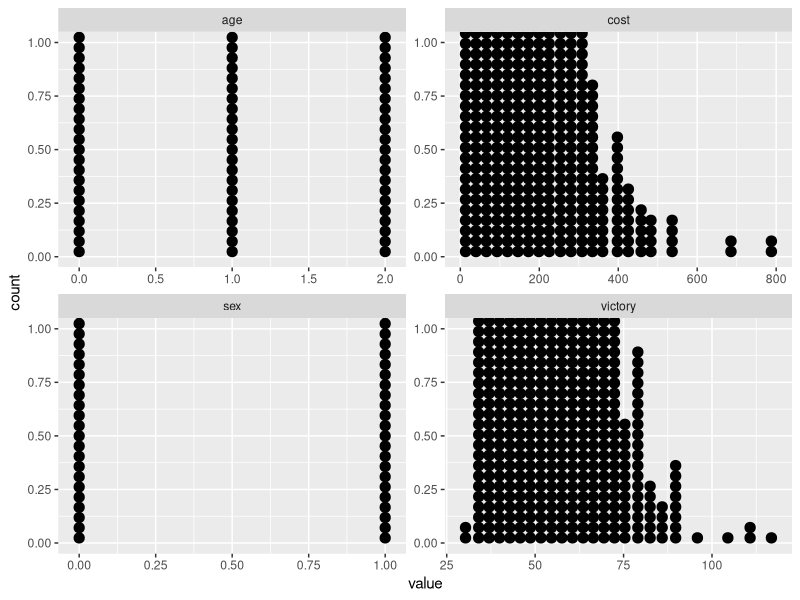
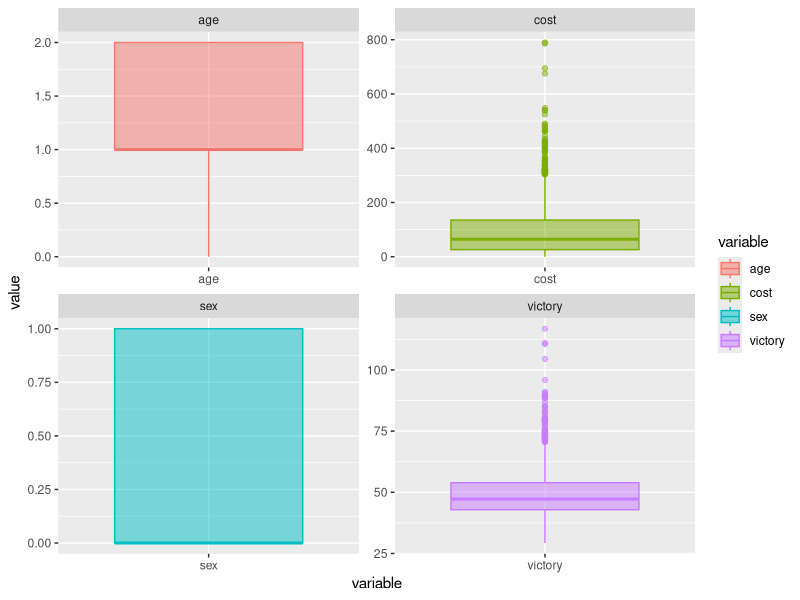
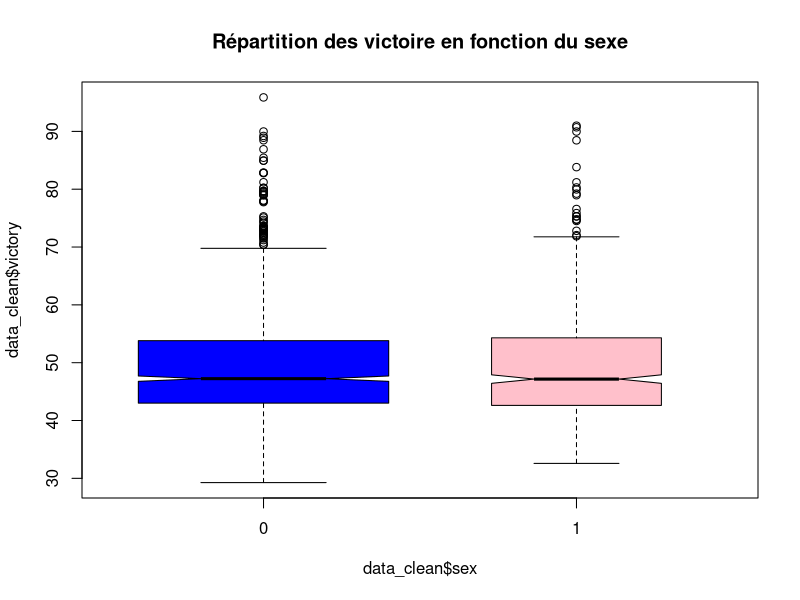
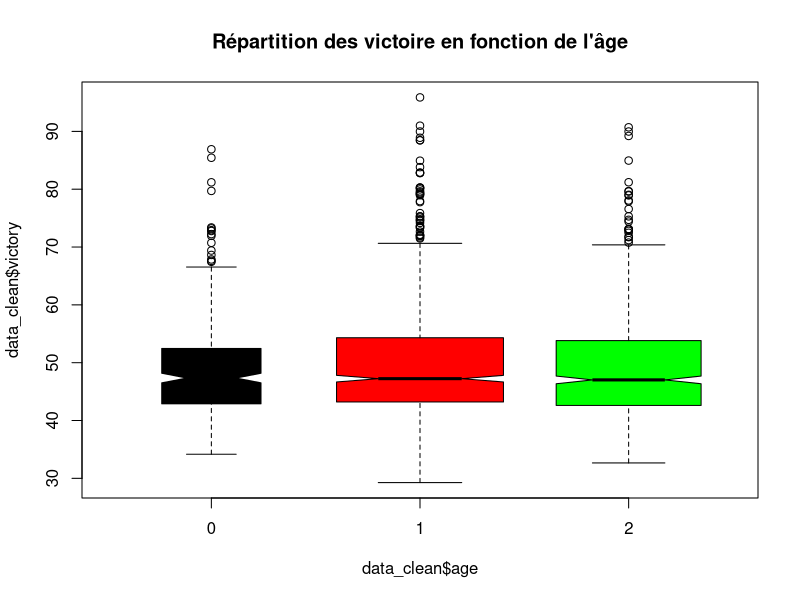
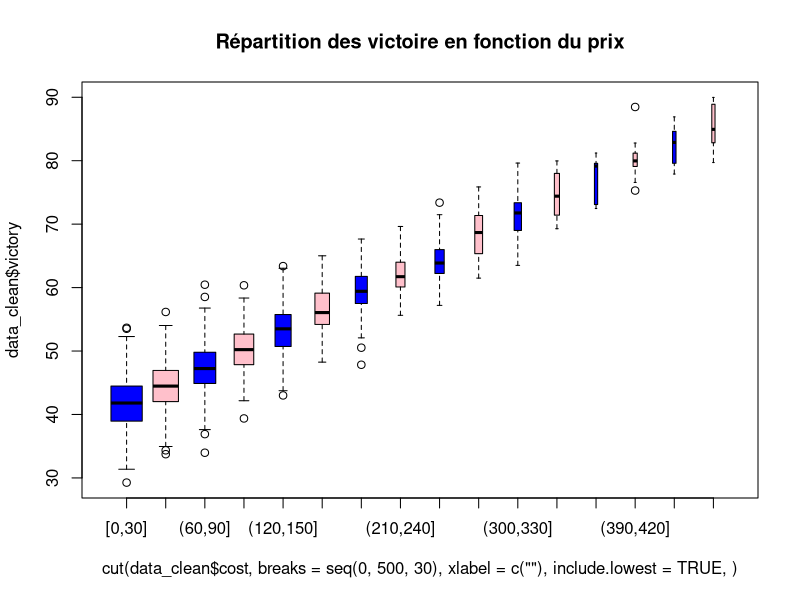
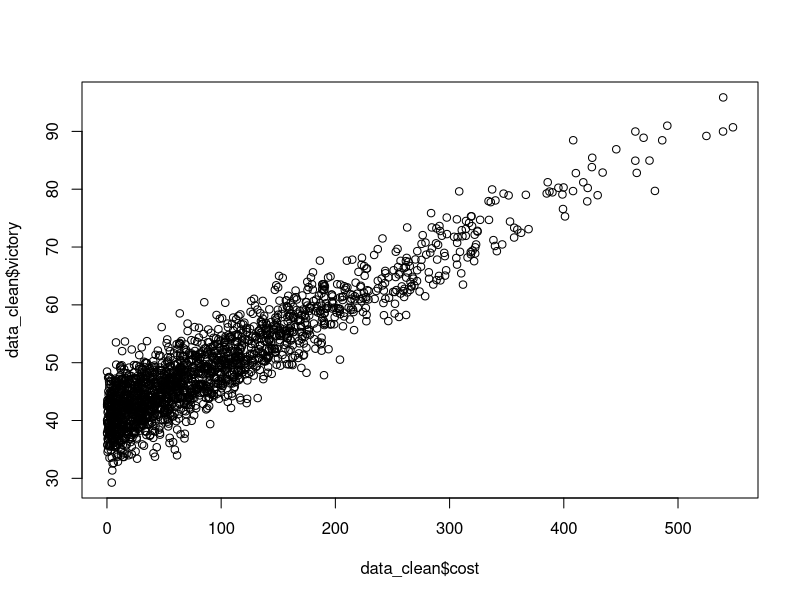
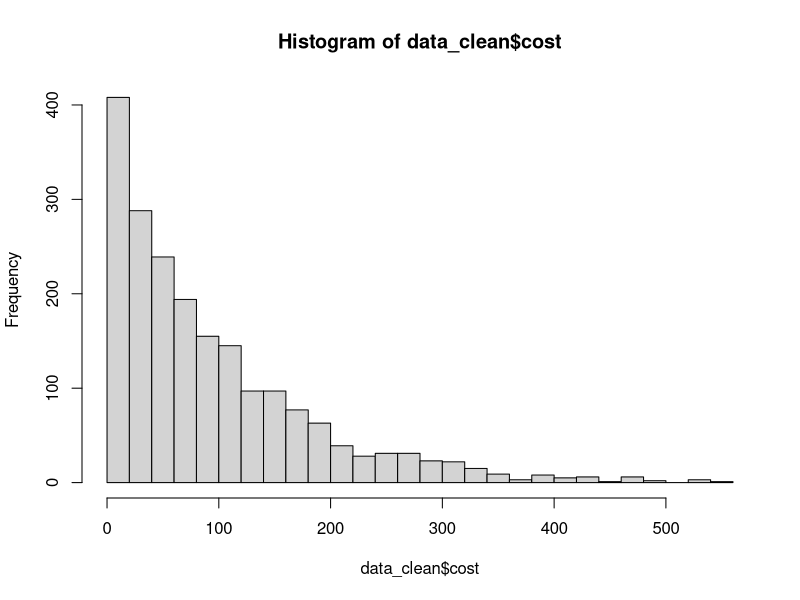
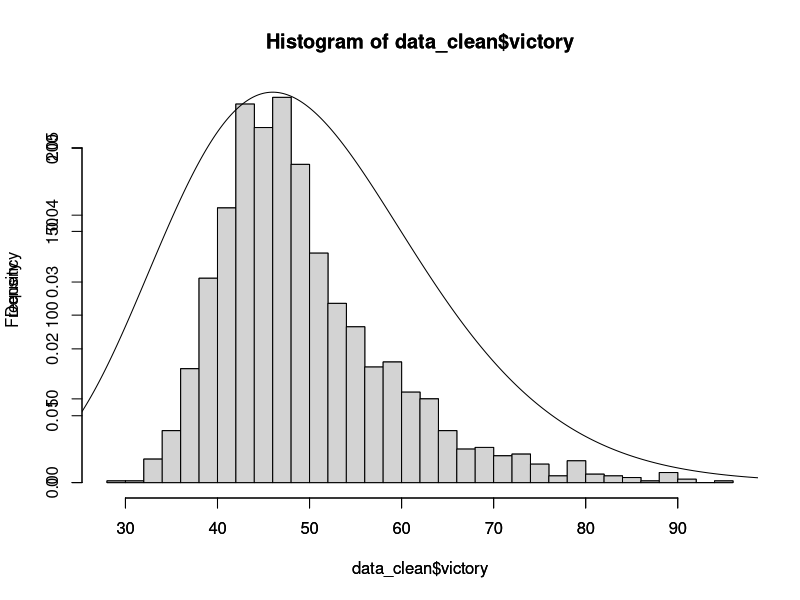

R code for these plots, in order:
## ---- chunk 1
knitr::opts_chunk$set(echo = TRUE)
## ---- chunk 2
knitr::opts_chunk$set(echo=TRUE,message=FALSE,warning=FALSE)
library(ggplot2)
library(magrittr)
library(dplyr)
library(tidyr)
data <- read.csv("Data_Binomial_16.csv")
summary(data)
data %>%
   dplyr::select_if(is.numeric) %>%
   tidyr::gather(variable, value) %>%
   ggplot(aes(value))+
   geom_dotplot()+
   facet_wrap(~variable, scales="free")

data %>%
        select_if(is.numeric) %>%
        gather(variable, value) %>%
        ggplot(aes(y=value,x=variable, fill=variable, colour=variable))+
        geom_boxplot(alpha=0.5)+
        facet_wrap(~variable, scales="free")

outlier_cost <- boxplot.stats(data$cost)$out

## ---- chunk 3
data_clean <- subset(data,victory > 0 & victory < 100 ,victory & sex)
summary(data_clean)

data_homme <- subset(data_clean, sex == 1, victory & sex)
data_femme <- subset(data_clean, sex == 0 ,victory & sex)
boxplot(data_clean$victory~data_clean$sex,varwidth = TRUE,notch = TRUE,outline = TRUE ,col = c("blue","pink"),main="Répartition des victoire en fonction du sexe")

## ---- chunk 4
boxplot(data_clean$victory~data_clean$age,varwidth = TRUE,notch = TRUE,outline = TRUE ,col = c("black","red","green"),main="Répartition des victoire en fonction de l'âge")

boxplot(data_clean$victory~cut(data_clean$cost, breaks = seq(0,500,30),xlabel=c(""), include.lowest = TRUE, ),varwidth = TRUE,notch = FALSE,outline = TRUE ,col = c("blue","pink"),main="Répartition des victoire en fonction du prix")
plot(data_clean$victory~data_clean$cost)




## ---- chunk 5
data_clean$cost.cat <- cut(data_clean$cost,breaks = seq(0,50,2))
table(data_clean$cost.cat)
hist(data_clean$cost,breaks = 30)
## ---- chunk 6
data_clean$victory.cat <- cut(data_clean$victory,breaks = seq(0,100,10))
table(data_clean$victory.cat)

hist(data_clean$victory,breaks = 30)
par(new=TRUE)
# plot(dchisq(0.5*x,25))

hist(data_clean$victory,breaks=30,freq=FALSE)
#par(new=TRUE)
y<-seq(0,100,by=0.1)
lines(y,dchisq(0.5*y,25))

## ---- chunk 7

hist(data_clean$cost,breaks = 30,xlab="",ylab="")

x<-seq(from = min(data_clean$cost),to = max(data_clean$cost), length.out = length (data_clean$cost) )
par(new=TRUE)
plot(dexp(x,rate = 0.01),type="l",xlab = "prix du paquet",ylab="fréquence",col="red")

## ---- chunk 8

exp_1 <- function(lambda,echan) {
  n <- length(echan)
  xn <- 0
  x0 <- min(echan)
  for (i in echan){
    xn <- xn + i
  }
   return( n*log(lambda)-lambda*xn+n*lambda*x0)
}
vect_p=seq(0.01,1,length.out=100)
vect_vraisemblance <- sapply(vect_p,function(vect_p) exp_1(vect_p,data$cost))
plot(vect_vraisemblance)

## ---- chunk 9
EMV <- 1/(mean(data_clean$cost)-min(data_clean$cost))
plot(vect_vraisemblance)
abline(h=EMV)
## ---- chunk 10

norm_1 <- function(sigma,echan) {
  n <- length(echan)
  xn <- 0
  for (i in echan){
    xn <- xn +(data_clean$victory[i] - 40 - data$cost[i]/10)**2 
  }
   return(-n/2 *log(2*pi)-n*log(sigma)-1/(2*sigma**2)*xn)
}
vect_p=seq(0.01,1,length.out=100)
vect_vraisemblance <- sapply(vect_p,function(vect_p) norm_1(vect_p,data_clean$victory))
plot(vect_vraisemblance)
abline(h=EMV)
## ---- chunk 11
EMV <- 1/(mean(data_clean$cost)-min(data_clean$cost))
EMV
I_C2 <- function(alpha){
  n=length(data_clean$cost)
  icg=EMV-EMV*qnorm(1-alpha/2,0,1)/sqrt(n)
  icd=EMV+EMV*qnorm(1-alpha/2,0,1)/sqrt(n)
  return(c(icg,icd))
}

val_alpha <- seq(0.5,0.99,length.out=45)
intervalle_confiance <- sapply(val_alpha,function(alpha) I_C2(alpha))
plot(seq(0.5,0.99,length.out = 90),intervalle_confiance)
## ---- chunk 12
to_plot<-c()
for (i in 1:length(intervalle_confiance)){
  append(to_plot,intervalle_confiance[i])
}
val_alpha2 <- rep(val_alpha,2)
# sort(val_alpha2)
plot(val_alpha2,to_plot)
## ---- chunk 13
mean(data_homme$victory)
mean(data_femme$victory)
## ---- chunk 14
ks.test(data_homme$victory, "pnorm", mean = mean(data_homme$victory), sd = sd(data_homme$victory))
## ---- chunk 15
t.test(data_homme$victory, mu = mean(data_femme$victory), alternative = "two.sided")
## ---- chunk 16
q <- quantile(data_clean$cost,0.7)
data_jeu_cher <- subset(data_clean, cost>=unname(q))
res <- ks.test((data_jeu_cher$victory)-mean(data_jeu_cher$victory),"pnorm",mean=0,sd=5)
res

## ---- chunk 17
data_jeu_cher$victory.cat <- cut(data_jeu_cher$victory,breaks = seq(0,50,2))
table(data_jeu_cher$victory.cat)
hist(data_jeu_cher$victory-mean(data_jeu_cher$victory),breaks = 30)
